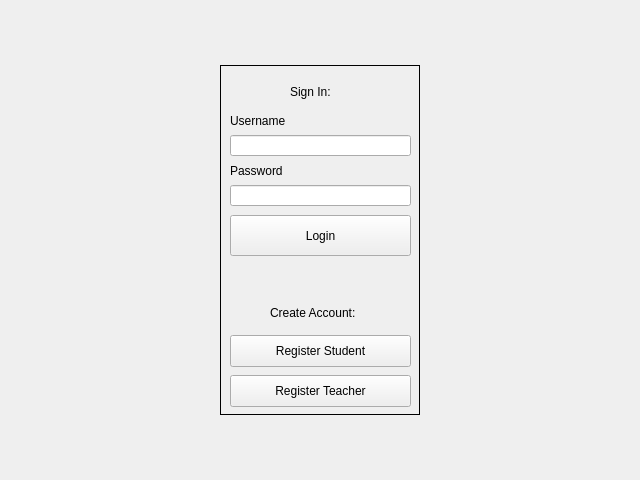
<?xml version="1.0" encoding="UTF-8"?>
<ui version="4.0">
 <class>LoginWin</class>
 <widget class="QWidget" name="LoginWin">
  <property name="geometry">
   <rect>
    <x>0</x>
    <y>0</y>
    <width>640</width>
    <height>480</height>
   </rect>
  </property>
  <property name="windowTitle">
   <string>Form</string>
  </property>
  <layout class="QGridLayout" name="gridLayout_2">
   <item row="0" column="0">
    <layout class="QGridLayout" name="gridLayout">
     <item row="0" column="0">
      <widget class="QFrame" name="loginframe">
       <property name="sizePolicy">
        <sizepolicy hsizetype="Fixed" vsizetype="Fixed">
         <horstretch>0</horstretch>
         <verstretch>0</verstretch>
        </sizepolicy>
       </property>
       <property name="minimumSize">
        <size>
         <width>200</width>
         <height>350</height>
        </size>
       </property>
       <property name="frameShape">
        <enum>QFrame::Box</enum>
       </property>
       <widget class="QLabel" name="userlabel">
        <property name="geometry">
         <rect>
          <x>10</x>
          <y>40</y>
          <width>81</width>
          <height>31</height>
         </rect>
        </property>
        <property name="text">
         <string>Username</string>
        </property>
       </widget>
       <widget class="QLabel" name="passlabel">
        <property name="geometry">
         <rect>
          <x>10</x>
          <y>90</y>
          <width>81</width>
          <height>31</height>
         </rect>
        </property>
        <property name="text">
         <string>Password</string>
        </property>
       </widget>
       <widget class="QLineEdit" name="userEntry">
        <property name="geometry">
         <rect>
          <x>10</x>
          <y>70</y>
          <width>181</width>
          <height>21</height>
         </rect>
        </property>
       </widget>
       <widget class="QLineEdit" name="passEntry">
        <property name="geometry">
         <rect>
          <x>10</x>
          <y>120</y>
          <width>181</width>
          <height>21</height>
         </rect>
        </property>
       </widget>
       <widget class="QPushButton" name="loginButton">
        <property name="geometry">
         <rect>
          <x>10</x>
          <y>150</y>
          <width>181</width>
          <height>41</height>
         </rect>
        </property>
        <property name="text">
         <string>Login</string>
        </property>
       </widget>
       <widget class="QPushButton" name="regStud">
        <property name="geometry">
         <rect>
          <x>10</x>
          <y>270</y>
          <width>181</width>
          <height>32</height>
         </rect>
        </property>
        <property name="text">
         <string>Register Student</string>
        </property>
       </widget>
       <widget class="QPushButton" name="regTeach">
        <property name="geometry">
         <rect>
          <x>10</x>
          <y>310</y>
          <width>181</width>
          <height>32</height>
         </rect>
        </property>
        <property name="text">
         <string>Register Teacher</string>
        </property>
       </widget>
       <widget class="QLabel" name="label">
        <property name="geometry">
         <rect>
          <x>70</x>
          <y>20</y>
          <width>59</width>
          <height>14</height>
         </rect>
        </property>
        <property name="text">
         <string>Sign In:</string>
        </property>
       </widget>
       <widget class="QLabel" name="label_2">
        <property name="geometry">
         <rect>
          <x>50</x>
          <y>240</y>
          <width>101</width>
          <height>16</height>
         </rect>
        </property>
        <property name="text">
         <string>Create Account:</string>
        </property>
       </widget>
      </widget>
     </item>
    </layout>
   </item>
  </layout>
 </widget>
 <resources/>
 <connections/>
</ui>
